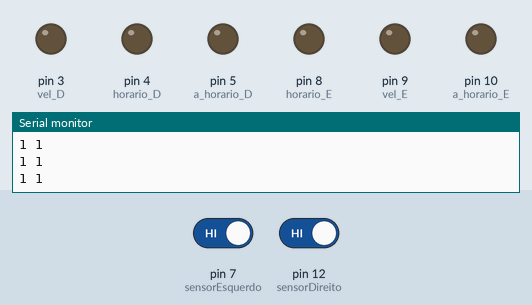
A sketch run on a simulated Arduino Uno, built with avr-gcc and run on an emulated ATmega328P. Shown: output pins drawn as LEDs (lit = HIGH), the last lines printed to the serial monitor. The test bench sets the inputs (shaded band); at power-on: pin 7 (sensorEsquerdo) HIGH, pin 12 (sensorDireito) HIGH.

Above: at 1.2 s.
1.3 s: pin 7 (sensorEsquerdo) driven LOW
At 2.5 s:
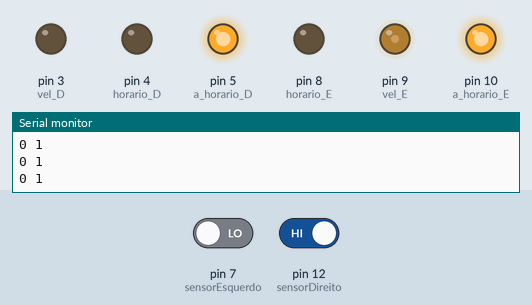
2.8 s: pin 12 (sensorDireito) driven LOW
At 4.0 s:
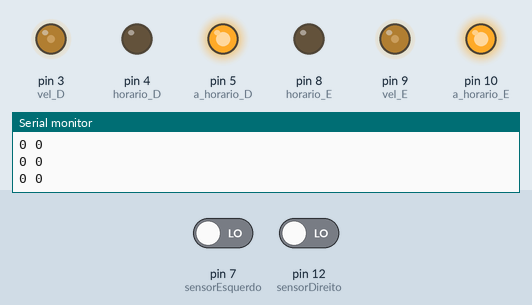
4.3 s: pin 7 (sensorEsquerdo) driven HIGH
At 5.0 s:
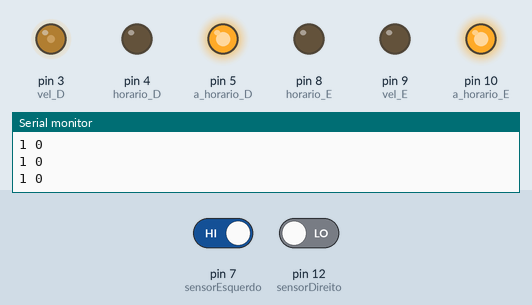
Timing chart, 0 to 7.3 s (numbered marks = the images above; inputs shaded):
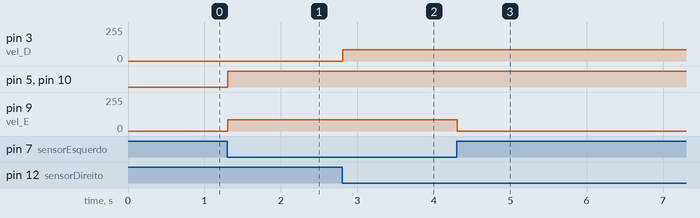

The sketch:

carroSensor.ino
```cpp
//motor esquerdo
int horario_E = 8;
int a_horario_E = 10;
int vel_E = 9;

// motor direito
int horario_D = 4;
int a_horario_D = 5;
int vel_D = 3;

// ldr's
//int ldrF = A0;
//int ldrE = A1;
//int ldrD = A2;

//infra vermelho

int capturaLuzD = 0;
int capturaLuzE = 0;
int sensorDireito = 12;
int sensorEsquerdo = 7;

void pararE(){

  digitalWrite(horario_E, LOW);
  digitalWrite(a_horario_E, LOW);
}


void frente(int pwm){
  analogWrite(vel_E, pwm);
  analogWrite(vel_D, pwm);
  digitalWrite(horario_E, LOW);
  digitalWrite(a_horario_E, HIGH);
  digitalWrite(horario_D, LOW);
  digitalWrite(a_horario_D, HIGH);
}

void esquerda(int pwm){
  analogWrite(vel_E, 0);
  analogWrite(vel_D, pwm);
  digitalWrite(horario_E, LOW);
  digitalWrite(a_horario_E, HIGH);
  digitalWrite(horario_D, LOW);
  digitalWrite(a_horario_D, HIGH);
}

void direita(int pwm){
  analogWrite(vel_E, pwm);
  analogWrite(vel_D, 0);
  digitalWrite(horario_E, LOW);
  digitalWrite(a_horario_E, HIGH);
  digitalWrite(horario_D, LOW);
  digitalWrite(a_horario_D, HIGH);
}


void setup() {
  pinMode(horario_E, OUTPUT);
  pinMode(a_horario_E, OUTPUT);
  pinMode(horario_D, OUTPUT);
  pinMode(a_horario_D, OUTPUT);

//  pinMode (ldrE, INPUT);
//  pinMode (ldrD, INPUT);
//  pinMode (ldrF, INPUT);

  pinMode (sensorDireito, INPUT);
  pinMode (sensorEsquerdo, INPUT);

  Serial.begin(9600);
}

void loop() {


int direito = digitalRead(sensorDireito);
int esquerdo = digitalRead (sensorEsquerdo);

Serial.print(esquerdo);
Serial.print(" ");

Serial.println(direito);

// branco: 0
// preto: 1

if(direito == 0 && esquerdo == 0){
  frente(86);
}

if(direito == 0 && esquerdo == 1){
  esquerda(86);
}


if(direito == 1 && esquerdo == 0){
  direita(86);
}

//  int f = analogRead(ldrF);
//  int e = analogRead(ldrE);
//  int d = analogRead(ldrD);
//
//  if(f>e && f>d){
//    frente(100);
//  }
//  if(e>d && e>f){
//    esquerda(100);
//  }
//  if(d>e && d>f){
//    direita(100);
//  }

}
```

Measured:
- after the input at 1.3 s, pin 5 (a_horario_D), pin 10 (a_horario_E): LOW → HIGH at once; pin 9 (vel_E): 0/255 → 86/255 at once
- after the input at 2.8 s, pin 3 (vel_D): 0/255 → 86/255 at once
- after the input at 4.3 s, pin 9 (vel_E): 86/255 → 0/255 at once
